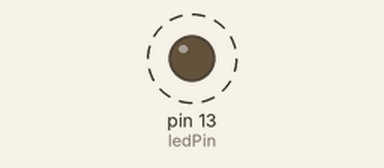
Bench run of a sketch on a simulated Arduino Uno, built with avr-gcc and run on an emulated ATmega328P. On the bench: output pins drawn as LEDs (lit = HIGH). Dashed ring = blinking.

Above: at 0.1 s.
Timing chart, 0 to 3.0 s (numbered marks = the images above):
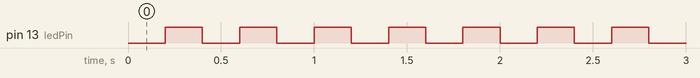

Measured:
- by itself, pin 13 (ledPin): alternates HIGH for 0.20 s and LOW for 0.20 s

The sketch:

ex1.ino
```cpp
#include <Arduino.h>

const int ledPin = LED_BUILTIN; // define which LED to use
const long interval = 200; // define interval to toggle LED
unsigned long last_time = 0;
bool status = LOW;


// initialization
void setup() {
    pinMode (ledPin, OUTPUT); // set the ledPin as output
}
// run
void loop() {

unsigned long current_time = millis();
if (current_time - last_time >= interval) {
    // save the last time you blinked the LED
    last_time = current_time;
    status = !status;
    // set the LED with the ledState of the variable:
    digitalWrite(ledPin, status);
  }
};
```
